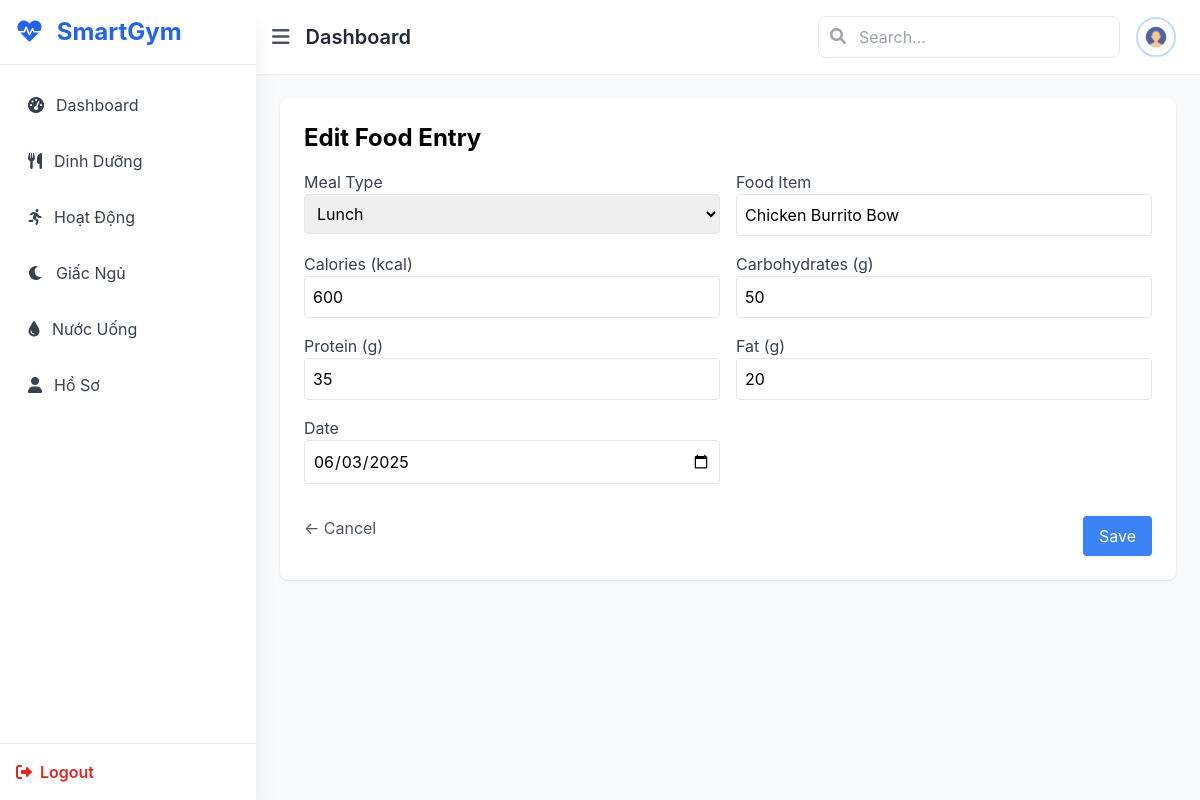
/nutrition/edit/34/ (signed in), run on the app's committed database.
### nutrition/models.py (models this page shows, shortened)
class FoodEntry(models.Model):
    MEAL_CHOICES = [
        ('breakfast', 'Breakfast'),
        ('lunch', 'Lunch'),
        ('dinner', 'Dinner'),
        ('snack', 'Snack'),
    ]
    user = models.ForeignKey(settings.AUTH_USER_MODEL, on_delete=models.CASCADE)
    date = models.DateField()
    meal_type = models.CharField(max_length=10, choices=MEAL_CHOICES)
    food_name = models.CharField(max_length=100)
    calories = models.PositiveIntegerField()
    carbs = models.PositiveIntegerField()
    protein = models.PositiveIntegerField()
    fat = models.PositiveIntegerField()

### main/views.py (the view)
# urls.py: path('nutrition/edit/<int:entry_id>/', views.edit_food_entry, name='edit_food_entry'),
@login_required
def edit_food_entry(request, entry_id):
    entry = get_object_or_404(FoodEntry, id=entry_id, user=request.user)
    if request.method == 'POST':
        form = FoodEntryForm(request.POST, instance=entry)
        if form.is_valid():
            form.save()
            return redirect('nutrition')
    else:
        form = FoodEntryForm(instance=entry)
    return render(request, 'main/edit_food_entry.html', {
        'form': form,
        'entry': entry
    })

### nutrition/forms.py
class FoodEntryForm(forms.ModelForm):
    class Meta:
        model = FoodEntry
        fields = ['meal_type', 'food_name', 'calories', 'carbs', 'protein', 'fat', 'date']
        widgets = {
            'date': forms.DateInput(attrs={'type': 'date'}),
            'meal_type': forms.Select(attrs={'class': 'w-full p-2 border rounded'}),
            'food_name': forms.TextInput(attrs={'class': 'w-full p-2 border rounded'}),
            'calories': forms.NumberInput(attrs={'class': 'w-full p-2 border rounded'}),
            'carbs': forms.NumberInput(attrs={'class': 'w-full p-2 border rounded'}),
            'protein': forms.NumberInput(attrs={'class': 'w-full p-2 border rounded'}),
            'fat': forms.NumberInput(attrs={'class': 'w-full p-2 border rounded'}),
        }

### main/templatetags/form_filters.py (called while the page is built)
@register.filter(name='add_class')
def add_class(field, css_class):
    try:
        return field.as_widget(attrs={"class": css_class})
    except AttributeError:
        return field  # fallback nếu field không có .as_widget

### main/templates/main/edit_food_entry.html (shortened to what this page needs)
{% extends 'main/base.html' %}
{% load form_filters %}
{% block content %}
<div class="bg-white p-6 rounded-lg shadow">
    <h2 class="text-2xl font-bold mb-4">Edit Food Entry</h2>
    <form method="POST" class="grid grid-cols-1 md:grid-cols-2 gap-4">
        <div>
            <label class="block text-gray-700">Meal Type</label>
            {{ form.meal_type|add_class:"w-full p-2 border rounded" }}
        </div>
        <div>
            <label class="block text-gray-700">Food Item</label>
            {{ form.food_name|add_class:"w-full p-2 border rounded" }}
        </div>
        <div>
            <label class="block text-gray-700">Calories (kcal)</label>
            {{ form.calories|add_class:"w-full p-2 border rounded" }}
        </div>
        <div>
            <label class="block text-gray-700">Carbohydrates (g)</label>
            {{ form.carbs|add_class:"w-full p-2 border rounded" }}
        </div>
        <div>
            <label class="block text-gray-700">Protein (g)</label>
            {{ form.protein|add_class:"w-full p-2 border rounded" }}
        </div>
        <div>
            <label class="block text-gray-700">Fat (g)</label>
            {{ form.fat|add_class:"w-full p-2 border rounded" }}
        </div>
        <div>
            <label class="block text-gray-700">Date</label>
            {{ form.date|add_class:"w-full p-2 border rounded" }}
        </div>
        <div class="md:col-span-2 flex justify-between mt-4">
            <a href="{% url 'nutrition' %}" class="text-gray-600 hover:underline">← Cancel</a>
            <button type="submit" class="bg-blue-500 text-white px-4 py-2 rounded hover:bg-blue-600">
                Save
            </button>
        </div>
    </form>
</div>
{% endblock %}

### main/static/css/styles.css (style rules this page uses)
body { font-family: "Inter", sans-serif; }

### data on the page
FoodEntry: meal_type "Lunch", food_name "Chicken Burrito Bow", calories "600", carbs "50", protein "35", fat "20", date "06/03/2025"
